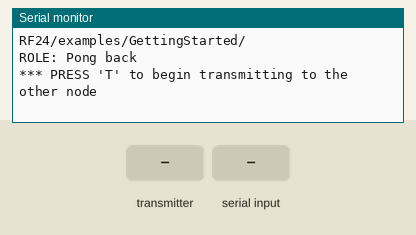
The sketch below on a simulated Arduino Uno, built with avr-gcc and run on an emulated ATmega328P. On the bench: the last lines printed to the serial monitor. The test bench sets the inputs (shaded band). No radio packets arrive unless stated.

Above: at 1.2 s.
1.3 s: the transmitter starts sending got_time = 0
At 1.37 s:
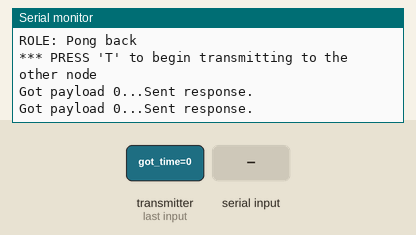
3.2 s: "T" received over Serial
At 3.8 s:
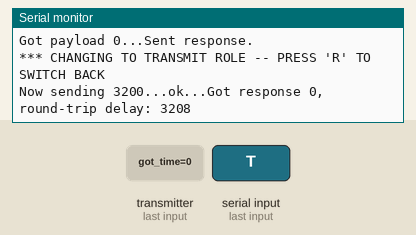
4.7 s: "R" received over Serial
At 5.33 s:
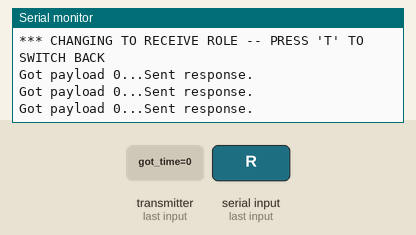

Measured:
- after the input at 1.3 s, the serial monitor: prints a new line at once (image 1)
- after the input at 3.2 s, the serial monitor: prints a new line at once (image 2)
- after the input at 4.7 s, the serial monitor: prints a new line after 0.51 s (image 3)

The sketch:

GettingStarted_Test.ino
```cpp
// (licence header left out)
/**
 * Example for Getting Started with nRF24L01+ radios.
 *
 * This is an example of how to use the RF24 class.  Write this sketch to two
 * different nodes.  Put one of the nodes into 'transmit' mode by connecting
 * with the serial monitor and sending a 'T'.  The ping node sends the current
 * time to the pong node, which responds by sending the value back.  The ping
 * node can then see how long the whole cycle took.
 */

#include <SPI.h>
#include "nRF24L01.h"
#include "RF24.h"
#include "printf.h"

//
// Hardware configuration
//

// Set up nRF24L01 radio on SPI bus plus pins 9 & 10

//RF24 radio(9,10);
RF24 radio(11,12);

//
// Topology
//

// Radio pipe addresses for the 2 nodes to communicate.
const uint64_t pipes[2] = { 0xF0F0F0F0E1LL, 0xF0F0F0F0D2LL };

//
// Role management
//
// Set up role.  This sketch uses the same software for all the nodes
// in this system.  Doing so greatly simplifies testing.
//

// The various roles supported by this sketch
typedef enum { role_ping_out = 1, role_pong_back } role_e;

// The debug-friendly names of those roles
const char* role_friendly_name[] = { "invalid", "Ping out", "Pong back"};

// The role of the current running sketch
role_e role = role_pong_back;

void setup(void)
{
  //
  // Print preamble
  //

  Serial.begin(57600);
  printf_begin();
  printf("\n\rRF24/examples/GettingStarted/\n\r");
  printf("ROLE: %s\n\r",role_friendly_name[role]);
  printf("*** PRESS 'T' to begin transmitting to the other node\n\r");

  //
  // Setup and configure rf radio
  //

  radio.begin();

  // optionally, increase the delay between retries & # of retries
  radio.setRetries(15,15);


  // Set the data rate to 250 kbps, the minimum available - this allows for better range
  radio.setDataRate(RF24_250KBPS);

  // Reduce the payload size. this improves reliability
  radio.setPayloadSize(8);


  //
  // Open pipes to other nodes for communication
  //

  // This simple sketch opens two pipes for these two nodes to communicate
  // back and forth.
  // Open 'our' pipe for writing
  // Open the 'other' pipe for reading, in position #1 (we can have up to 5 pipes open for reading)

  //if ( role == role_ping_out )
  {
    //radio.openWritingPipe(pipes[0]);
    radio.openReadingPipe(1,pipes[1]);
  }
  //else
  {
    //radio.openWritingPipe(pipes[1]);
    //radio.openReadingPipe(1,pipes[0]);
  }

  //
  // Start listening
  //

  radio.startListening();

  //
  // Dump the configuration of the rf unit for debugging
  //

  radio.printDetails();
}

void loop(void)
{
  //
  // Ping out role.  Repeatedly send the current time
  //

  if (role == role_ping_out)
  {
    // First, stop listening so we can talk.
    radio.stopListening();

    // Take the time, and send it.  This will block until complete
    unsigned long time = millis();
    printf("Now sending %lu...",time);
    bool ok = radio.write( &time, sizeof(unsigned long) );

    if (ok)
      printf("ok...");
    else
      printf("failed.\n\r");

    // Now, continue listening
    radio.startListening();

    // Wait here until we get a response, or timeout (250ms)
    unsigned long started_waiting_at = millis();
    bool timeout = false;
    while ( ! radio.available() && ! timeout )
      if (millis() - started_waiting_at > 200 )
        timeout = true;

    // Describe the results
    if ( timeout )
    {
      printf("Failed, response timed out.\n\r");
    }
    else
    {
      // Grab the response, compare, and send to debugging spew
      unsigned long got_time;
      radio.read( &got_time, sizeof(unsigned long) );

      // Spew it
      printf("Got response %lu, round-trip delay: %lu\n\r",got_time,millis()-got_time);
    }

    // Try again 1s later
    delay(1000);
  }

  //
  // Pong back role.  Receive each packet, dump it out, and send it back
  //

  if ( role == role_pong_back )
  {
    // if there is data ready
    if ( radio.available() )
    {
      // Dump the payloads until we've gotten everything
      unsigned long got_time;
      bool done = false;
      while (!done)
      {
        // Fetch the payload, and see if this was the last one.
        done = radio.read( &got_time, sizeof(unsigned long) );

        // Spew it
        printf("Got payload %lu...",got_time);

	// Delay just a little bit to let the other unit
	// make the transition to receiver
	delay(20);
      }

      // First, stop listening so we can talk
      radio.stopListening();

      // Send the final one back.
      radio.write( &got_time, sizeof(unsigned long) );
      printf("Sent response.\n\r");

      // Now, resume listening so we catch the next packets.
      radio.startListening();
    }
  }

  //
  // Change roles
  //

  if ( Serial.available() )
  {
    char c = toupper(Serial.read());
    if ( c == 'T' && role == role_pong_back )
    {
      printf("*** CHANGING TO TRANSMIT ROLE -- PRESS 'R' TO SWITCH BACK\n\r");

      // Become the primary transmitter (ping out)
      role = role_ping_out;
      radio.openWritingPipe(pipes[0]);
      radio.openReadingPipe(1,pipes[1]);
    }
    else if ( c == 'R' && role == role_ping_out )
    {
      printf("*** CHANGING TO RECEIVE ROLE -- PRESS 'T' TO SWITCH BACK\n\r");

      // Become the primary receiver (pong back)
      role = role_pong_back;
      radio.openWritingPipe(pipes[1]);
      radio.openReadingPipe(1,pipes[0]);
    }
  }
}
// vim:cin:ai:sts=2 sw=2 ft=cpp
```

printf.h
```cpp
// (licence header left out)
/**
 * @file printf.h
 *
 * Setup necessary to direct stdout to the Arduino Serial library, which
 * enables 'printf'
 */

#ifndef __PRINTF_H__
#define __PRINTF_H__

#ifdef ARDUINO

int serial_putc( char c, FILE * )
{
  Serial.write( c );

  return c;
}

void printf_begin(void)
{
  fdevopen( &serial_putc, 0 );
}

#else
#error This example is only for use on Arduino.
#endif // ARDUINO

#endif // __PRINTF_H__
```
